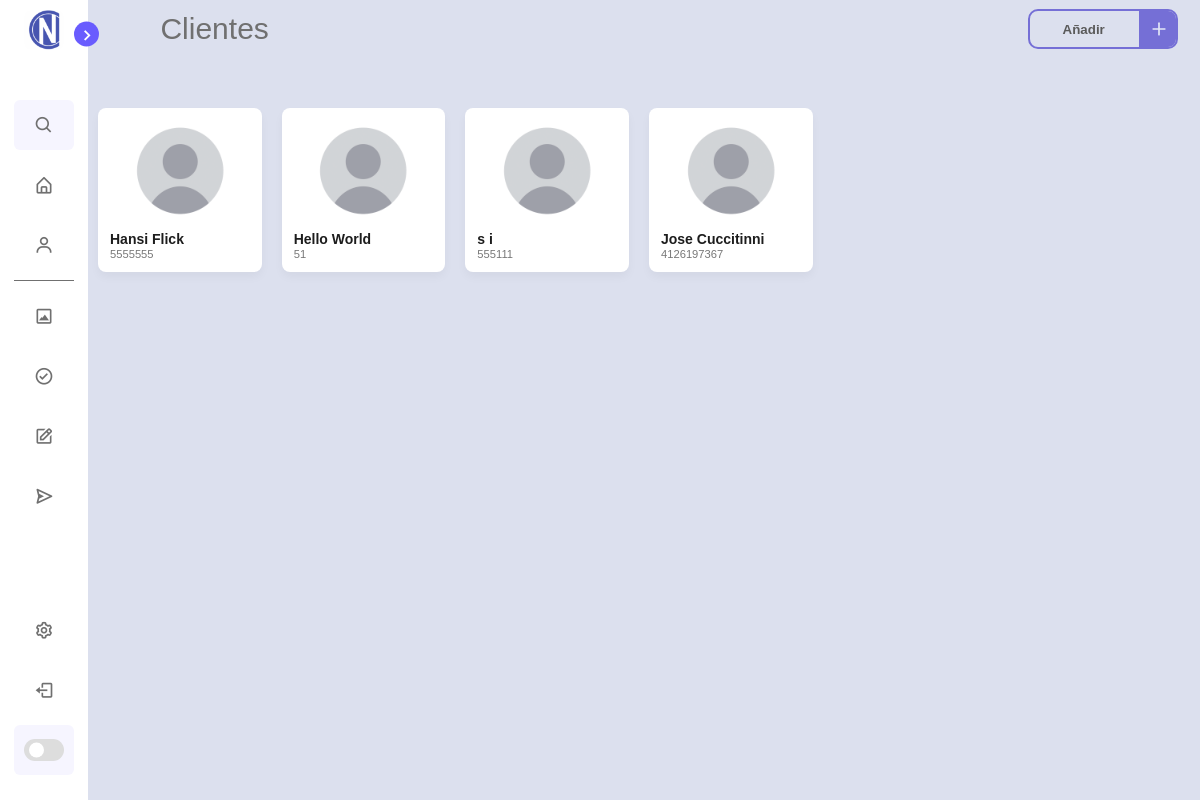
Page /Clients (signed in) on the earlier database version.
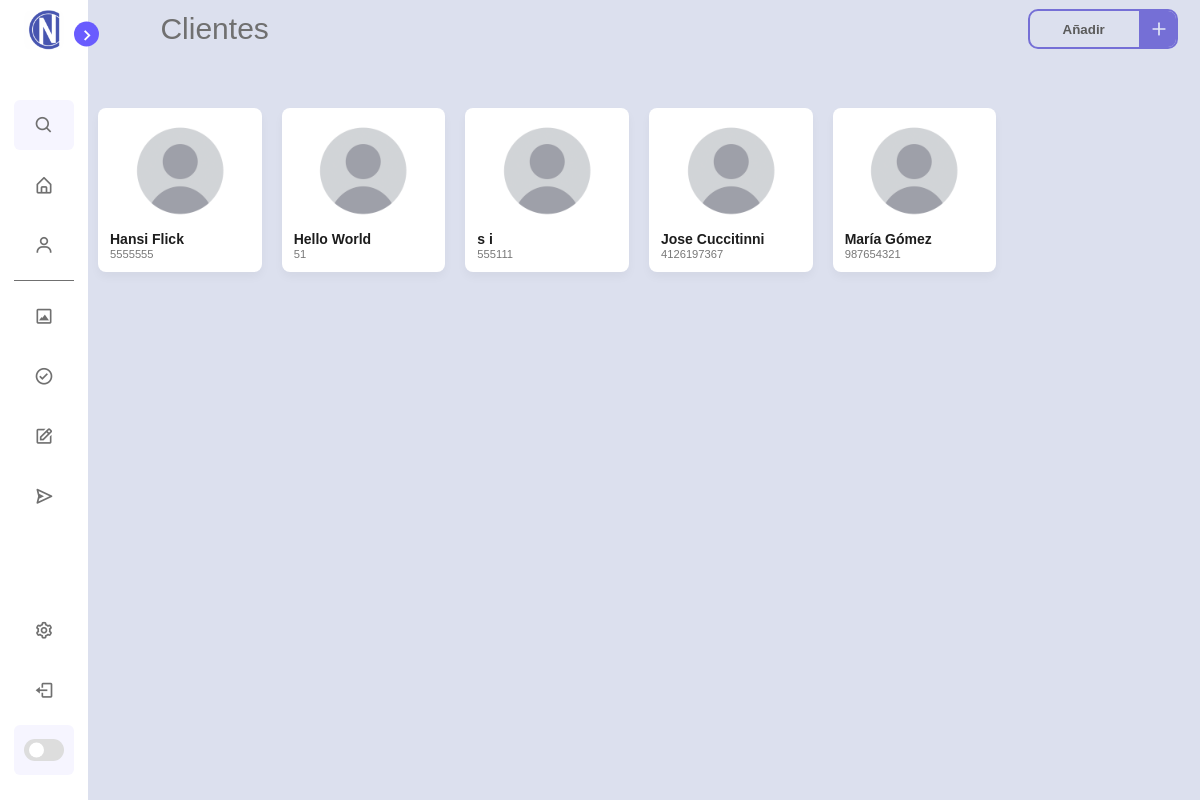
Same page on the later database version.
### tables this page shows
CREATE TABLE clientProject ( projectClientId INTEGER PRIMARY KEY AUTOINCREMENT, projectClientName TEXT, projectClientNumber INTEGER );

### new.py (the view)
@app.route("/Clients")
def clients():
    clients=try_clients()
    return  clients

### library/DB.py (called while the page is built)
def get_clients():
    conn = sqlite3.connect('library/database.db')
    cursor = conn.cursor()
    cursor.execute("SELECT projectClientName,ProjectClientNumber FROM clientProject")
    filas = cursor.fetchall()
    clientes= []
    for elemento in filas:
        if elemento not in clientes:
            clientes.append(elemento)
    return clientes

### library/URLs.py (called while the page is built)
def try_clients():
    if g.user:
        cliente=get_clients()
        return render_template("clients.html",user=g.user,cliente=cliente)
    flash("Debe de iniciar sesión primero.")
    return render_template("index.html")

### new.py (called while the page is built)
@app.before_request
def before_request():
    if "username" in session:
        g.user = session["username"]
    else:
        g.user = None

### templates/clients.html (shortened to what this page needs)
<!DOCTYPE html>
<html lang="en">
<head>
    <link rel="stylesheet" href="../static/css/clients.css">
    <link rel="stylesheet" href="../static/css/scrollbar.css">
    <link rel="stylesheet" href="https://cdnjs.cloudflare.com/ajax/libs/font-awesome/6.4.2/css/all.min.css">
    <link href='https://unpkg.com/boxicons@2.1.1/css/boxicons.min.css' rel='stylesheet'>
</head>
<body>
    <nav class="sidebar close">
        <header>
            <div class="image-text">
                <span class="image">
                    <img src="../static/img/icon.ico" alt="iconcopy">
                </span>
            </div>
            <i class='bx bx-chevron-right toggle'></i>
        </header>
        <div class="menu-bar">
            <div class="menu">
                <li class="search-box">
                    <i class='bx bx-search icon'></i>
                </li>
                <ul class="menu-links" id="home">
                    <li class="nav-link">
                        <a href="{{ url_for('home') }}">
                            <i class='bx bx-home-alt icon'></i>
                        </a>
                    </li>
                    <li class="nav-link" id="client">
                        <a href="{{ url_for('clients') }}">
                            <i class='bx bx-user icon'></i>
                        </a>
                    </li>
                </ul>
                <hr class="separator">
                <ul class="menu-links">
                    <li class="nav-link" id="diseño">
                        <a href="{{ url_for('design') }}">
                            <i class='bx bx-image-alt icon'></i>
                        </a>
                    </li>
                    <li class="nav-link" id="aprobacion">
                        <a href="#">
                            <i class='bx bx-check-circle icon'></i>
                        </a>
                    </li>
                    <li class="nav-link" id="elaboracion">
                        <a href="#">
                            <i class='bx bx-edit icon'></i>
                        </a>
                    </li>
                    <li class="nav-link" id="entrega">
                        <a href="#">
                            <i class='bx bx-send icon'></i>
                        </a>
                    </li>
                </ul>
            </div>
            <div class="bottom-content">
                <li class="">
                    <a href="{{ url_for('settings') }}">
                        <i class='bx bx-cog icon'></i>
                    </a>
                <li class="">
                    <a href="{{ url_for('logout') }}">
                        <i class='bx bx-log-out icon'></i>
                    </a>
                </li>
                <li class="mode">
                    <div class="toggle-switch">
                        <span class="switch"></span>
                    </div>
                </li>
            </div>
        </div>
    </nav>
    <section class="home">
        <div class="home-header">
            <div class="text">Clientes</div>
            <button class="add-btn" type="button" id="openModal">
                <span class="button__text">Añadir</span>
                <span class="button__icon">
                    <svg class="svg" fill="none" height="24" stroke="currentColor" stroke-linecap="round"
                        stroke-linejoin="round" stroke-width="2" viewBox="0 0 24 24" width="24"
                        xmlns="http://www.w3.org/2000/svg">
                        <line x1="12" x2="12" y1="5" y2="19"></line>
                        <line x1="5" x2="19" y1="12" y2="12"></line>
                    </svg>
                </span>
            </button>
        </div>
        <div class="card-list-client">
            {% for item in cliente %}
            <a href="{{ url_for('client', client=item[0] )}}" style="text-decoration: none;" class="client-link">
                <div class="card-client">
                    <img src="../static/img/user-default.png" alt="User Image">
                    <p class="default-client-name">{{item[0]}}</p>
                    <p class="client-company">{{item[1]}}</p>
                </div>
            </a>
            {% endfor %}
    </section>
  </body>
</html>

Differences in the rows shown:
added clientProject: projectClientName "María Gómez", projectClientNumber "987654321"
